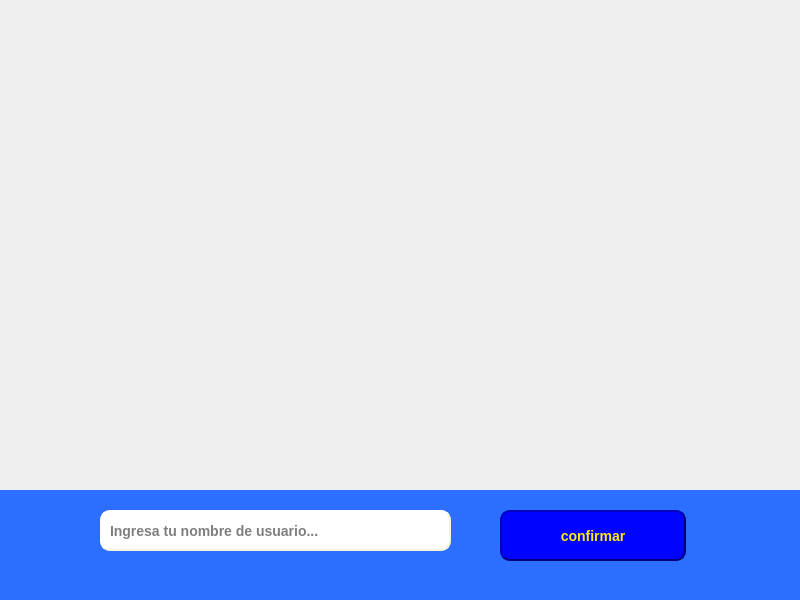
<?xml version="1.0" encoding="UTF-8"?>
<ui version="4.0">
 <class>MainWindow</class>
 <widget class="QMainWindow" name="MainWindow">
  <property name="geometry">
   <rect>
    <x>0</x>
    <y>0</y>
    <width>800</width>
    <height>600</height>
   </rect>
  </property>
  <property name="minimumSize">
   <size>
    <width>800</width>
    <height>600</height>
   </size>
  </property>
  <property name="maximumSize">
   <size>
    <width>800</width>
    <height>600</height>
   </size>
  </property>
  <property name="windowTitle">
   <string>MainWindow</string>
  </property>
  <widget class="QWidget" name="centralwidget">
   <widget class="QLabel" name="label">
    <property name="geometry">
     <rect>
      <x>0</x>
      <y>0</y>
      <width>801</width>
      <height>601</height>
     </rect>
    </property>
    <property name="text">
     <string/>
    </property>
    <property name="pixmap">
     <pixmap>../../sprites/background/index1.png</pixmap>
    </property>
    <property name="scaledContents">
     <bool>true</bool>
    </property>
   </widget>
   <widget class="QLabel" name="label_2">
    <property name="geometry">
     <rect>
      <x>-20</x>
      <y>490</y>
      <width>841</width>
      <height>111</height>
     </rect>
    </property>
    <property name="styleSheet">
     <string notr="true">background-color: rgb(44, 111, 255);</string>
    </property>
    <property name="text">
     <string/>
    </property>
   </widget>
   <widget class="QLineEdit" name="textInput">
    <property name="geometry">
     <rect>
      <x>100</x>
      <y>510</y>
      <width>351</width>
      <height>41</height>
     </rect>
    </property>
    <property name="styleSheet">
     <string notr="true">background-color: white;
border-style: outset;
    border-width: 2px;
    border-radius: 10px;
    border-color: beige;
    font: bold 14px;
    min-width: 10em;
    padding: 6px;</string>
    </property>
    <property name="placeholderText">
     <string>Ingresa tu nombre de usuario...</string>
    </property>
    <property name="clearButtonEnabled">
     <bool>false</bool>
    </property>
   </widget>
   <widget class="QPushButton" name="confirmar">
    <property name="geometry">
     <rect>
      <x>500</x>
      <y>510</y>
      <width>186</width>
      <height>51</height>
     </rect>
    </property>
    <property name="styleSheet">
     <string notr="true">
border-style: outset;
    border-width: 2px;
    border-radius: 10px;
border-color: rgb(0, 0, 127);
    font: bold 14px;
    min-width: 10em;
    padding: 6px;
background-color: rgb(0, 4, 255);
color: rgb(255, 235, 7);</string>
    </property>
    <property name="text">
     <string notr="true">confirmar</string>
    </property>
   </widget>
  </widget>
 </widget>
 <resources/>
 <connections/>
</ui>
